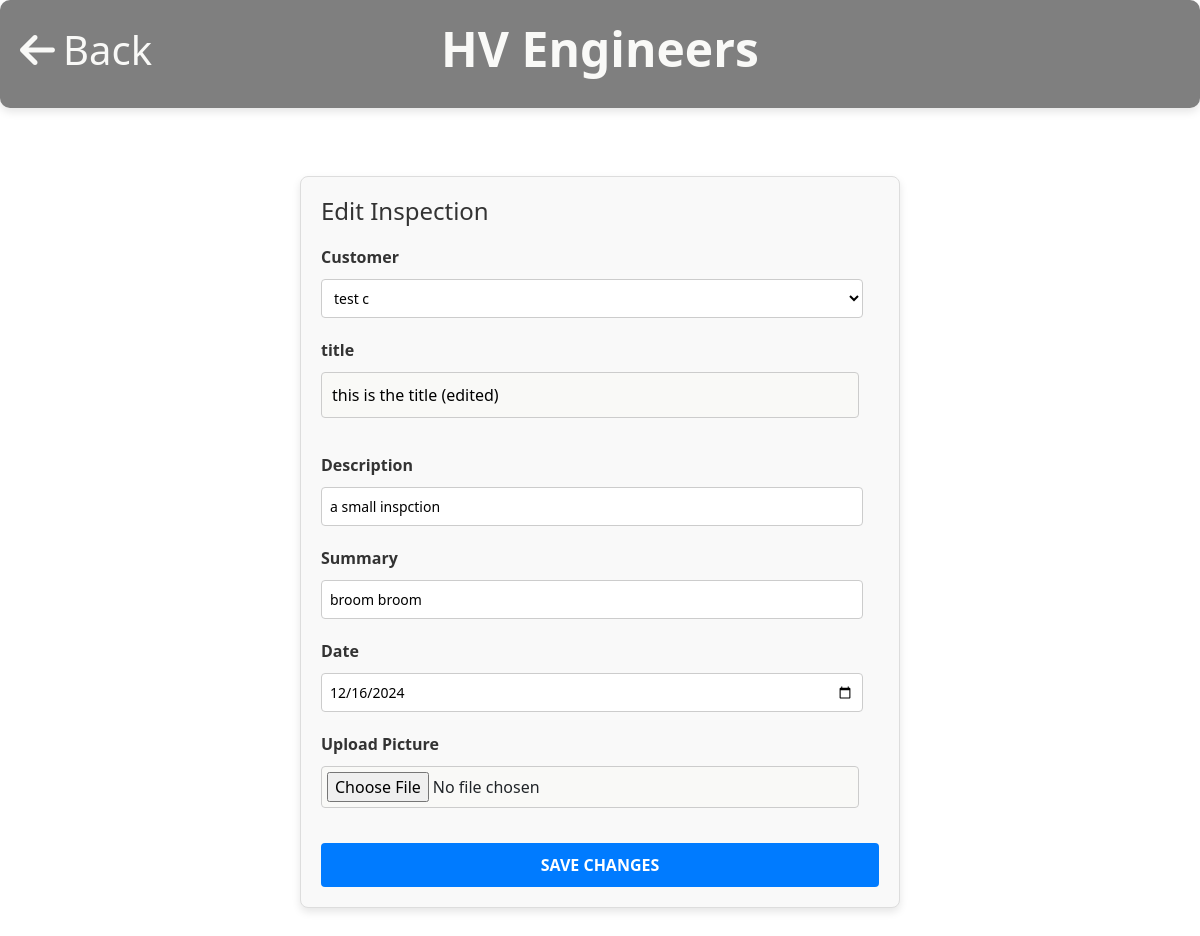
Screenshot of /inspection-Edit/1 with the database file from the repository.
### tables this page shows
CREATE TABLE Inspection_Header (
                inspection_id INTEGER PRIMARY KEY AUTOINCREMENT,
                description TEXT NOT NULL,
                summary TEXT,
                customer_id INTEGER NOT NULL,
                date TEXT NOT NULL,
                image_url TEXT DEFAULT NULL,
                title TEXT,
                last_modified TEXT NOT NULL DEFAULT CURRENT_TIMESTAMP,
                FOREIGN KEY (customer_id) REFERENCES Customer(customer_id)
            );

CREATE TABLE Customer (
                customer_id INTEGER PRIMARY KEY AUTOINCREMENT,
                name TEXT NOT NULL,
                site TEXT,
                image_url TEXT DEFAULT NULL,
                last_modified TEXT NOT NULL DEFAULT CURRENT_TIMESTAMP
            );

### app.py (the view)
@app.route("/<path:filename>")
def serve_file(filename):
    print('ran')
    return send_from_directory(os.path.join(app.root_path, 'templates'), filename)

### app.py (called while the page is built, shortened)
@app.after_request
def add_security_headers(response):
    if request.path == '/static/js/service-worker.js':
        response.headers['Service-Worker-Allowed'] = '/'
    return response

@app.route('/inspection-Edit/<int:inspection_id>', methods=['GET', 'POST'])
def edit_inspection(inspection_id):
    response = local.fetch('Inspection_Header', {'inspection_id': inspection_id})
    if not response:
        flash('Inspection not found', 'error')
        return redirect('/inspections')
    inspection_data = response[0]
    print(inspection_data)
    customers = local.fetch('Customer')
    return render_template('inspectionsEdit.html', inspection=inspection_data, customers=customers)

### local_database.py (called while the page is built)
def execute_sql(query, parameters=None):
    conn = None
    try:
        conn = sqlite3.connect(db_name)
        cursor = conn.cursor()
        if parameters:
            cursor.execute(query, parameters)
        else:
            cursor.execute(query)
        if query.strip().upper().startswith("SELECT") or query.strip().upper().startswith("PRAGMA"):
            rows = cursor.fetchall()
            return rows if rows else []  # Always return a list
        else:
            conn.commit()
            return True
    except sqlite3.Error as e:
        print(f"An error occurred: {e}")
        if query.strip().upper().startswith("SELECT") or query.strip().upper().startswith("PRAGMA"):
            return []
        return False  # Return False for non-SELECT queries
    finally:
        if conn:
            conn.close()

def fetch(table_name, conditions=None):
    if conditions:
        condition_clause = ' AND '.join(f"{key} = ?" for key in conditions.keys())
        query = f"SELECT * FROM {table_name} WHERE {condition_clause}"
        rows = execute_sql(query, tuple(conditions.values()))
    else:
        query = f"SELECT * FROM {table_name}"
        rows = execute_sql(query)
    if not rows:
        return []
    column_names = [description[1] for description in execute_sql(f"PRAGMA table_info({table_name})")]
    result = []
    for row in rows:
        row_dict = {column_names[i]: row[i] for i in range(len(row))}
        result.append(row_dict)
    return result

### templates/inspectionsEdit.html (shortened to what this page needs)
{% extends 'base.html' %}
{% block content %}
<div class="form-container">
    <h2>Edit Inspection</h2>
    <form action="/inspection-Edit/{{ inspection.inspection_id }}" method="POST" enctype="multipart/form-data">
        <div class="form-group">
            <label for="customer">Customer</label>
            <select id="customer" name="customer" required>
                {% if customers and customers|length > 0 %}
                    {% for customer in customers %}
                        <option value="{{ customer.customer_id }}" {% if customer.customer_id == inspection.customer_id %}selected{% endif %}>
                            {{ customer.name }}
                        </option>
                    {% endfor %}
                {% else %}
                    <option disabled>No customers available</option>
                {% endif %}
            </select>
        </div>
        <div class="form-group">
            <label for="title">title</label>
            <input type=text id="title" name="title" value="{{ inspection.title }}" required>
        </div>
        <div class="form-group">
            <label for="description">Description</label>
            <input id="description" name="description"  value="{{ inspection.description }}" required>
        </div>
        <div class="form-group">
            <label for="summary">Summary</label>
            <input id="summary" name="summary" value="{{ inspection.summary }}" required>
        </div>
        <div class="form-group">
            <label for="date">Date</label>
            <input type="date" id="date" name="date" value={{ inspection.date }} required>
        </div>
        <div class="form-group">
            <label for="picture">Upload Picture</label>
            <input type="file" id="picture" name="picture" accept="image/*">
        </div>
        <button type="submit" class="submit-btn">Save Changes</button>
    </form>
</div>
{% endblock %}

### static/css/style.css (style rules this page uses)
:root { --primary-color: #7f7f7f; --secondary-color: #f9f9f7; --accent-color: #b0b0b0; --text-color: #333; --shadow-color: rgba(0, 0, 0, 0.1); --font-family: 'Roboto', sans-serif; }
html, body { overflow-x: hidden; height: 100%; display: flex; flex-direction: column; background: var(--secondary-color); font-family: var(--font-family); line-height: 1; color: var(--text-color); }
.form-group { margin-bottom: 20px; }
.form-container { max-width: 800px; margin: 0 auto; background: #fff; padding: 20px 30px; border-radius: 8px; box-shadow: 0 4px 10px rgba(0, 0, 0, 0.1); border: 1px solid #ddd; overflow: hidden; }
form label { display: block; margin-bottom: 10px; font-weight: bold; font-size: 1rem; color: #333; }
form input[type="text"], form input[type="file"] { width: 100%; padding: 10px; margin-bottom: 15px; border: 1px solid #ccc; border-radius: 4px; font-size: 1rem; }
form button { width: 100%; padding: 12px; background-color: var(--primary-color); border: none; border-radius: 4px; color: white; font-size: 1rem; font-weight: bold; cursor: pointer; transition: background-color 0.3s ease, transform 0.2s ease; }
body { margin: 0; padding: 0; box-sizing: border-box; }
.form-container { max-width: 600px; margin: 20px auto; padding: 20px; background: #fff; border: 1px solid #ddd; border-radius: 8px; box-shadow: 0 4px 8px rgba(0, 0, 0, 0.1); box-sizing: border-box; }
.form-group input[type="text"], .form-group input[type="file"] { width: calc(100% - 20px); padding: 10px; font-size: 1rem; border: 1px solid #ccc; border-radius: 4px; background: #f9f9f7; transition: border-color 0.3s ease, background 0.3s ease; box-sizing: border-box; }
.form-group input[type="file"] { padding: 5px; }
.submit-btn { display: block; width: 100%; padding: 12px 20px; background: var(--primary-color); color: var(--secondary-color); border: none; border-radius: 4px; font-size: 1.1rem; font-weight: bold; text-transform: uppercase; cursor: pointer; transition: background-color 0.3s ease, transform 0.2s ease; }

### templates/inspectionsEdit.html (style rules this page uses)
.form-container { padding: 20px; background-color: #f9f9f9; border-radius: 8px; box-shadow: 0 4px 8px rgba(0, 0, 0, 0.1); max-width: 1000px; min-width: 600px; margin: auto; }
h2 { font-size: 24px; margin-bottom: 20px; color: #333; }
.form-group { margin-bottom: 20px; }
label { display: block; margin-bottom: 8px; font-weight: bold; color: #333; }
input, select, textarea { width: calc(100% - 16px); padding: 8px; border: 1px solid #ccc; border-radius: 4px; font-size: 14px; background-color: #fff; }
.submit-btn { display: inline-block; background-color: #007bff; color: white; padding: 10px 15px; text-decoration: none; border-radius: 4px; font-size: 16px; cursor: pointer; border: none; transition: background-color 0.3s ease; }

### rows the page displays
Inspection_Header: customer "test c", title "this is the title (edited)", description "a small inspction", summary "broom broom", date "12/16/2024"
